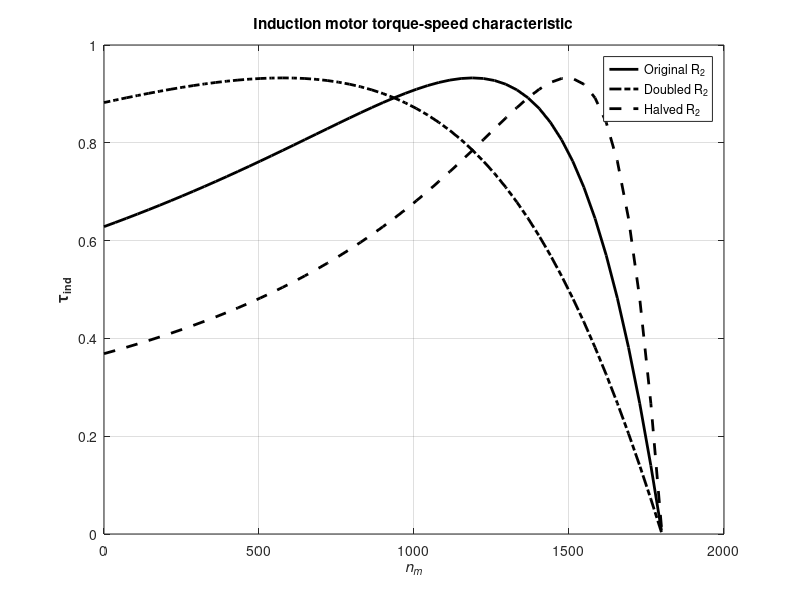

Here is the MATLAB script that generated this plot:
% M-file, torque_speed_curve.m
% M-file create a plot of the torque-speed curve of the
% induction motor of Example 7-5.
% First, initialize the values needed in this program.
rl = 0.641; % Stator resistance
xl = 1.10; % Stator reactance
r2 = 0.332; % Rotor resistance
x2 = 0.464;
xm = 26.3;
v_phase = 460 / sqrt(3);
n_sync = 1800;
w_sync = 188.5;
% Calculate the Thevenin voltage and impedance from Equations 7-41a and 7-43.
v_th = v_phase * (rl + j*xl) / ((rl + j*xl) + j*xm);
z_th = ((j*xm) * (r2 + j*x2)) / ((j*xm) + (r2 + j*x2));
r_th = real(z_th);
x_th = imag(z_th);

% Now calculate the torque-speed characteristic for many slips between 0 and 1.
% Note that the first slip value is set to 0.001 instead of exactly 0 to avoid divide-by-zero problems.
s = (0:1:50) / 50;
s(1) = 0.001; % Slip
run = (1 - s) * n_sync; % Mechanical speed

% Calculate torque for original rotor resistance
for ii = 1:51
    t_ind1(ii) = (3 * abs(v_th)^2 * r2 / s(ii)) / ...
        (w_sync * ((r_th + r2 / s(ii))^2 + (x_th + x2)^2));
end

% Calculate torque for doubled rotor resistance
for ii = 1:51
    t_ind2(ii) = (3 * abs(v_th)^2 * (2*r2) / s(ii)) / ...
        (w_sync * ((r_th + (2*r2)/s(ii))^2 + (x_th + x2)^2));
end

% Calculate torque for halved rotor resistance
for ii = 1:51
  t_ind3(ii) = (3 * abs(v_th)^2 * (0.5*r2) / s(ii)) / ...
    (w_sync * ((r_th + (0.5*r2)/s(ii))^2 + (x_th + x2)^2));
end

% Plot the torque-speed curve
plot(run, t_ind1, 'k-', 'LineWidth', 2.0);
hold on;

plot(run, t_ind2, 'k-.', 'LineWidth', 2.0);
plot(run, t_ind3, 'k--', 'LineWidth', 2.0);
xlabel('\it{n_{m}}', 'FontWeight', 'Bold');
ylabel('\tau_{ind}', 'FontWeight', 'Bold');
title('Induction motor torque-speed characteristic', ...
  'FontWeight', 'Bold');
legend('Original R_2', 'Doubled R_2', 'Halved R_2');
grid on;
hold off;

